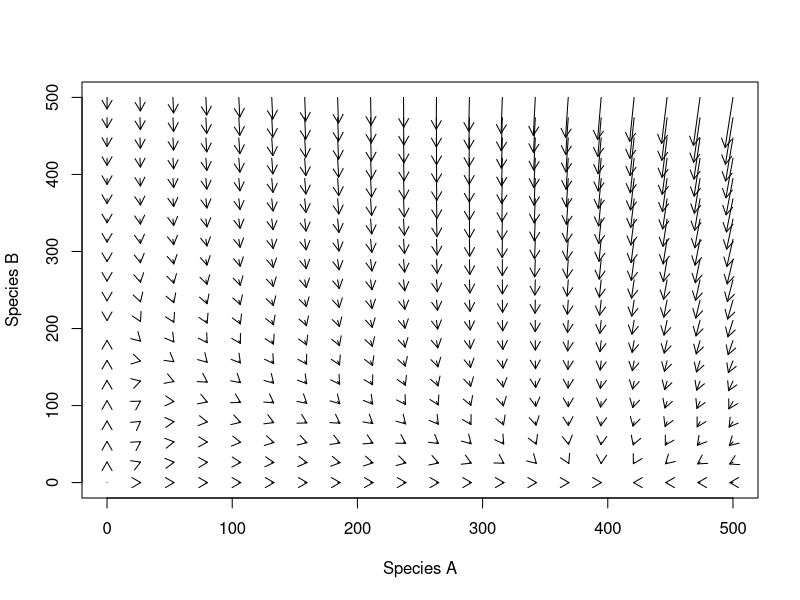

Recreate this plot in R.
# Generating state space graph for two-species Lotka-Volterra competition Models
# Parameter list:

# Ka = carrying capacity of species A
# Kb = carrying capacity of species B
# ra = growth rate of species A (constant)
# rb = growth rate of species B (constant)
# alpha = effect of species B on growth of species A
# beta = effect of species A on growth of species B
# PopLim = vector of state space sizes
LV_Comp_SS <- function (ra=0.1,
                        rb=0.1,
                        Ka=400,
                        Kb=200,
                     alpha=0.3,
                     beta=0.6,
                     PopLimA=seq(0,100,length=10),
                     PopLimB=seq(0,100,length=10),
                     ret=TRUE){
dNadt = rep(0,length(PopLimA)^2)
dNbdt = rep(0,length(PopLimB)^2)
z <- 1
for (i in PopLimA) {
  for (j in PopLimB) {
    
  dNadt[z] <- ra*i*((Ka - i - alpha*j)/Ka)
  dNbdt[z] <- rb*j*((Kb - j - beta*i)/Kb)
  z <- z + 1
  }
}
x <- rep(PopLimA,each=length(PopLimA))
y <-rep(PopLimB,length(PopLimB))
m <- cbind(x,y,dNadt,dNbdt)
if(ret==TRUE) return(m)

}

m <- LV_Comp_SS()

# create plot of joint growth vectors

StateSpacePlotter <- function(m,Mag=1,ret=TRUE) {
  
  plot(x=m[,1],
       y=m[,2],
       xlab="Species A",
       ylab="Species B",
       type="n")
  
  arrows(x0=m[,1],
         y0=m[,2],
         x1=m[,1]+m[,3]*Mag,
         y1=m[,2]+m[,4]*Mag,
         length=0.1)
}
m <- LV_Comp_SS(PopLimA=seq(0,500,length=20),PopLimB=seq(0,500,length=20),
                beta=2)
StateSpacePlotter(m=m,Mag=0.2)


